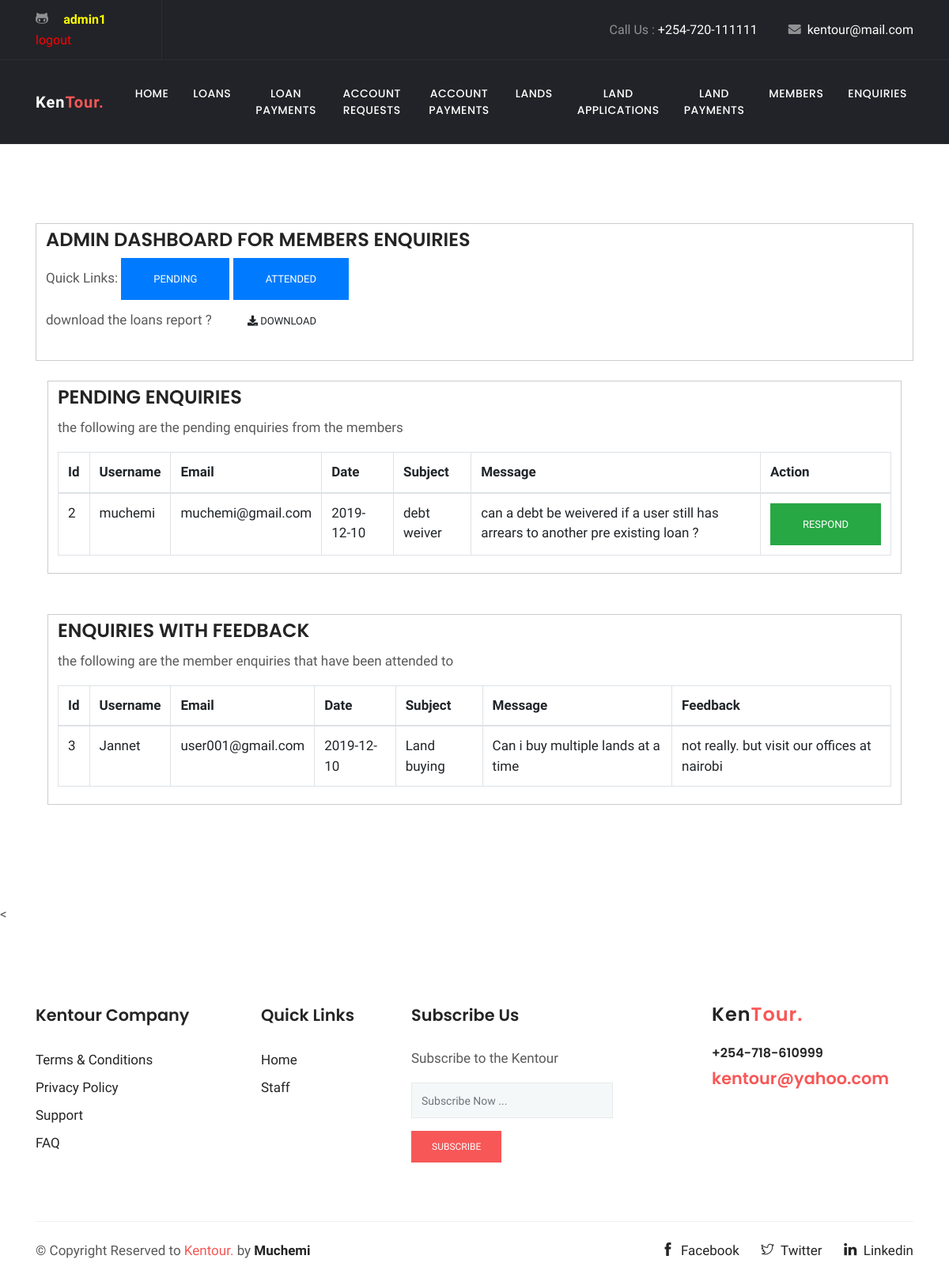
The app's page /STAFF/enquiries.php (signed in) with its own data.
### tables this page shows
CREATE TABLE `enquiries` (
  `id` int(11) NOT NULL,
  `name` varchar(30) NOT NULL,
  `email` varchar(40) NOT NULL,
  `subject` varchar(50) NOT NULL,
  `message` varchar(255) NOT NULL,
  `feedback` varchar(255) NOT NULL,
  `staff` varchar(20) NOT NULL,
  `date` date NOT NULL,
  `status` varchar(20) NOT NULL
);

### STAFF/enquiries.php (the view, shortened to what this page needs)
<!doctype html>
<html lang="en">
  <head><meta http-equiv="Content-Type" content="text/html; charset=utf-8">
  <link rel="stylesheet" href="plugins/bootstrap/css/bootstrap.min.css">
  <link rel="stylesheet" href="plugins/themify/css/themify-icons.css">
  <link rel="stylesheet" href="plugins/fontawesome/css/all.css">
  <link rel="stylesheet" href="plugins/magnific-popup/dist/magnific-popup.css">
  <link rel="stylesheet" href="plugins/slick-carousel/slick/slick.css">
  <link rel="stylesheet" href="plugins/slick-carousel/slick/slick-theme.css">
  <link rel="stylesheet" href="css/style.css">
</head>
<body>
<header class="navigation">
	<div class="header-top ">
		<div class="container">
			<div class="row justify-content-between align-items-center">
				<div class="col-lg-2 col-md-4">
					<div class="header-top-socials text-center text-lg-left text-md-left">
						<a href="#"><i class="ti-github"></i></a>
						<a href="#" style="color:Yellow"> <b>
							<?php  if (isset($_SESSION['username'])):?>
							<?php echo $_SESSION['username']; ?> </b>
						</a>
						<a href="index.php?logout='1'" style="color: red;">logout</a>
						<?php endif ?>
					</div>
				</div>
				<div class="col-lg-10 col-md-8 text-center text-lg-right text-md-right">
					<div class="header-top-info">
						<a href="tel:+254720870388">Call Us : <span>+254-720-111111</span></a>
						<a href="mailto:kentour@mail.com" ><i class="fa fa-envelope mr-2"></i><span>kentour@mail.com</span></a>
					</div>
				</div>
			</div>
		</div>
	</div>
	<nav class="navbar navbar-expand-lg  py-4" id="navbar">
		<div class="container">
		  <a class="navbar-brand" href="#">
		  	Ken<span>Tour.</span>
		  </a>
		  <div class="collapse navbar-collapse text-center" id="navbarsExample09">
		  	<ul class="navbar-nav ml-auto">
			  <li class="nav-item"><a class="nav-link" href="home.php">Home</a></li>
			  <li class="nav-item active">
				<a class="nav-link" href="index.php">Loans <span class="sr-only">(current)</span></a>
			  </li>
			  <li class="nav-item"><a class="nav-link" href="loanpayments.php">Loan Payments</a></li>
			   <li class="nav-item"><a class="nav-link" href="accounts.php">Account Requests</a></li>
               <li class="nav-item"><a class="nav-link" href="accountpayments.php">Account Payments</a></li>
               <li class="nav-item"><a class="nav-link" href="lands.php">Lands</a></li>
			   <li class="nav-item"><a class="nav-link" href="landapps.php">Land applications</a></li>
			   <li class="nav-item"><a class="nav-link" href="landpayments.php">Land Payments</a></li>
			   <li class="nav-item"><a class="nav-link" href="members.php">Members</a></li>
			   <li class="nav-item"><a class="nav-link" href="enquiries.php">Enquiries</a></li>
			</ul>
		  </div>
		</div>
	</nav>
</header>
<div class="main-wrapper ">
<section class="section intro">
<div class="container">
<div style="padding: 6px 12px; border: 1px solid #ccc;">
	<h3>ADMIN DASHBOARD FOR MEMBERS ENQUIRIES</h3>
	<p> Quick Links:
	    <a href="#pending"><button type="button" class="btn btn-primary">Pending</button></a>
        <a href="#approved"><button type="button" class="btn btn-primary">ATTENDED</button></a>
        <br>
        download the loans report ? <a href="pdf/loans.php" target='0'><button class="btn"><i class="fa fa-download"></i> Download</button></a>
        </p>
</div>
<br>
<div class="container" id="pending">
    <div style="padding: 6px 12px; border: 1px solid #ccc;height:auto; verflow: auto;">
            <h3>PENDING ENQUIRIES</h3>
		<p> the following are the pending enquiries from the members</p>
		<table class="table table-bordered">
			<thead>
				<tr>
				<th scope="col">Id</th>
				<th scope="col">Username</th>
				<th scope="col">Email</th>
				<th scope="col">Date</th>
				<th scope="col">Subject</th>
				<th scope="col">Message</th>
				<th scope="col">Action</th>
				</tr>
			</thead>
			<tbody>
				<?php
				 require('connect-db.php');
				$sql = "SELECT * FROM enquiries WHERE status='PENDING'";
				$result = mysqli_query($conn, $sql);
				while($row = mysqli_fetch_array($result, MYSQLI_NUM))
				{
					echo '<tr>';
						echo '<td>'.$row[0].'</td> ';
						echo '<td>'.$row[1].'</td> ';
						echo '<td>'.$row[2].'</td> ';
						echo '<td>'.$row[7].'</td> ';
						echo '<td>'.$row[3].'</td> ';
						echo '<td>'.$row[4].'</td> ';
						echo '<td>
							  <a href="respond.php?id='.$row[0].'"><strong><button type="button" class="btn btn-success">RESPOND</button></td>';
					echo '</tr>';
				}
				?>
			</tbody>
		</table>
    </div>
</div>
<br>
<br>
<div class="container" id="approved">
    <div style="padding: 6px 12px; border: 1px solid #ccc;height:auto; verflow: auto;">
        <h3>ENQUIRIES WITH FEEDBACK</h3>
		<p> the following are the member enquiries that have been attended to</p>
		<table class="table table-bordered">
			<thead>
				<tr>
				<th scope="col">Id</th>
				<th scope="col">Username</th>
				<th scope="col">Email</th>
				<th scope="col">Date</th>
				<th scope="col">Subject</th>
				<th scope="col">Message</th>
				<th scope="col">Feedback</th>
				</tr>
			</thead>
			<tbody>
				<?php
				 require('connect-db.php');
				$sql = "SELECT * FROM enquiries WHERE status='ATTENDED'";
				$result = mysqli_query($conn, $sql);
				while($row = mysqli_fetch_array($result, MYSQLI_NUM))
				{
					echo '<tr>';
						echo '<td>'.$row[0].'</td> ';
						echo '<td>'.$row[1].'</td> ';
						echo '<td>'.$row[2].'</td> ';
						echo '<td>'.$row[7].'</td> ';
						echo '<td>'.$row[3].'</td> ';
						echo '<td>'.$row[4].'</td> ';
						echo '<td>'.$row[5].'</td> ';
					echo '</tr>';
				}
				?>
			</tbody>
		</table>
    </div>
</div>
<br>
</section>
<
<footer class="footer section">
	<div class="container">
		<div class="row">
			<div class="col-lg-3 col-md-6 col-sm-6">
				<div class="widget">
					<h4 class="text-capitalize mb-4">Kentour Company</h4>
					<ul class="list-unstyled footer-menu lh-35">
						<li><a href="#">Terms & Conditions</a></li>
						<li><a href="#">Privacy Policy</a></li>
						<li><a href="#">Support</a></li>
						<li><a href="#">FAQ</a></li>
					</ul>
				</div>
			</div>
			<div class="col-lg-2 col-md-6 col-sm-6">
				<div class="widget">
					<h4 class="text-capitalize mb-4">Quick Links</h4>
					<ul class="list-unstyled footer-menu lh-35">
						<li><a href="index.php">Home</a></li>
						<li><a href="staff.php">Staff</a></li>
					</ul>
				</div>
			</div>
			<div class="col-lg-3 col-md-6 col-sm-6">
				<div class="widget">
					<h4 class="text-capitalize mb-4">Subscribe Us</h4>
					<p>Subscribe to the Kentour  </p>
					<form action="#" class="sub-form">
						<input type="text" class="form-control mb-3" placeholder="Subscribe Now ...">
						<a href="#" class="btn btn-main btn-small">subscribe</a>
					</form>
				</div>
			</div>
			<div class="col-lg-3 ml-auto col-sm-6">
				<div class="widget">
					<div class="logo mb-4">
						<h3>Ken<span>Tour.</span></h3>
					</div>
					<h6><a href="tel:+254-720-870388" >+254-718-610999</a></h6>
					<a href="mailto:kentour@yahoo.com"><span class="text-color h4">kentour@yahoo.com</span></a>
				</div>
			</div>
		</div>
		<div class="footer-btm pt-4">
			<div class="row">
				<div class="col-lg-6">
					<div class="copyright">
						&copy; Copyright Reserved to <span class="text-color">Kentour.</span> by <a href="#">Muchemi</a>
					</div>
				</div>
				<div class="col-lg-6 text-left text-lg-right">
					<ul class="list-inline footer-socials">
						<li class="list-inline-item"><a href="#"><i class="ti-facebook mr-2"></i>Facebook</a></li>
						<li class="list-inline-item"><a href="#"><i class="ti-twitter mr-2"></i>Twitter</a></li>
						<li class="list-inline-item"><a href="#"><i class="ti-linkedin mr-2 "></i>Linkedin</a></li>
					</ul>
				</div>
			</div>
		</div>
	</div>
</footer>
    </div>
  </body>
  </html>

### STAFF/css/style.css (style rules this page uses)
html { overflow-x: hidden; }
body { line-height: 1.5; font-family: "Hind", serif; -webkit-font-smoothing: antialiased; font-size: 17px; color: rgba(0, 0, 0, 0.65); }
h1, .h1, h2, .h2, h3, .h3, h4, .h4, h5, .h5, h6, .h6 { font-family: "Poppins", sans-serif; font-weight: 600; color: #242424; }
h3, .h3 { font-size: 1.5rem; }
h4, .h4 { font-size: 1.3rem; line-height: 30px; }
h6, .h6 { font-size: 1rem; }
p { line-height: 30px; }
input[type="email"], input[type="password"], input[type="text"], input[type="tel"] { box-shadow: none; height: 45px; outline: none; font-size: 14px; }
.form-control { box-shadow: none; border-radius: 0; }
.btn { display: inline-block; font-size: 14px; font-size: 0.8125rem; font-weight: 400; padding: 1rem 2.5rem; text-transform: uppercase; border-radius: 0; transition: all 0.2s ease; }
.btn-main, .btn-transparent, .btn-small { background: #f75757; color: #fff; transition: all 0.2s ease; }
.btn-small { padding: 10px 25px; font-size: 12px; }
.section { padding: 100px 0; }
.text-color { color: #f75757; }
a { color: #242424; text-decoration: none; }
#navbar { background: #222328; box-shadow: 0 1px 2px rgba(0, 0, 0, 0.05); }
#navbar li { padding-left: 15px; }
#navbar .nav-link { font-family: "Poppins", sans-serif; font-weight: 500; color: #fff; text-transform: uppercase; font-size: 14px; letter-spacing: .5px; transition: all .25s ease; }
.header-top { background: #222328; color: #919194; border-bottom: 1px solid rgba(255, 255, 255, 0.05); }
.header-top .header-top-socials { border-right: 1px solid rgba(255, 255, 255, 0.05); padding: 12px 0px; }
.header-top .header-top-socials a { color: #919194; margin-right: 15px; font-size: 16px; }
.header-top .header-top-info { color: #919194; font-size: 16px; }
.header-top .header-top-info a span { color: #fff; }
.header-top .header-top-info a { margin-left: 35px; color: #919194; }
.navbar-brand { color: #fff; font-weight: 600; letter-spacing: 1px; }
.navbar-brand span { color: #f75757; }
.widget { margin-bottom: 30px; padding-bottom: 35px; }
.footer { padding-bottom: 10px; }
.footer .copyright a { font-weight: 600; }
.lh-35 { line-height: 35px; }
.logo { color: #242424; font-weight: 600; letter-spacing: 1px; }
.logo span { color: #f75757; }
.sub-form { position: relative; }
.sub-form .form-control { border: 1px solid rgba(0, 0, 0, 0.06); background: #f5f8f9; }
.footer-btm { border-top: 1px solid rgba(0, 0, 0, 0.06); }
.footer-socials li a { margin-left: 15px; }

### records on screen
enquiries: id "2", name "muchemi", email "muchemi@gmail.com", date "2019-12-10", subject "debt weiver", message "can a debt be weivered if a user still has arrears to another pre existing loan ?"
enquiries: id "3", name "Jannet", email "user001@gmail.com", date "2019-12-10", subject "Land buying", message "Can i buy multiple lands at a time", feedback "not really. but visit our offices at nairobi"

### other values on screen
$_SESSION['username'] "admin1"
